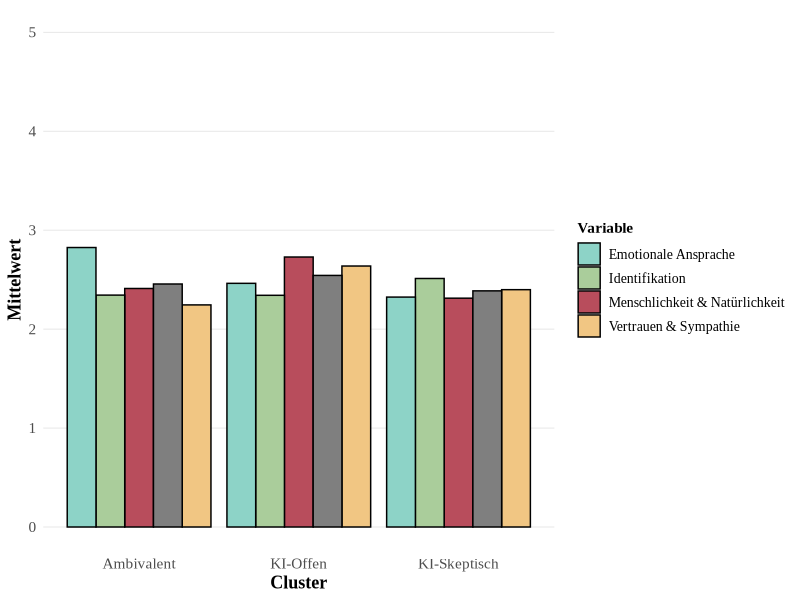
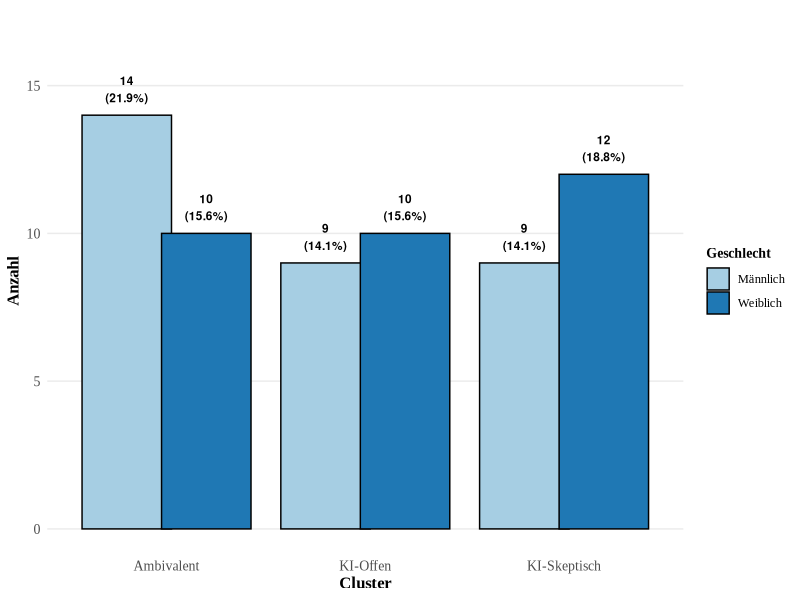
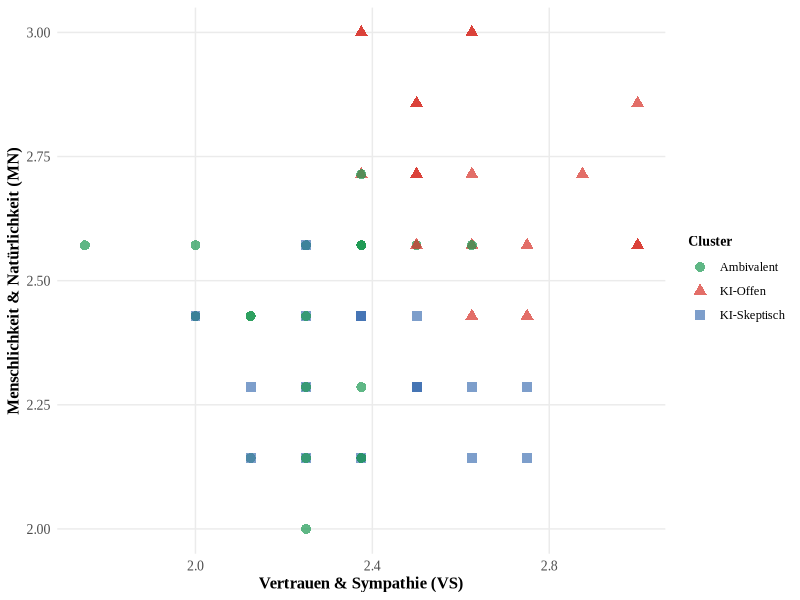
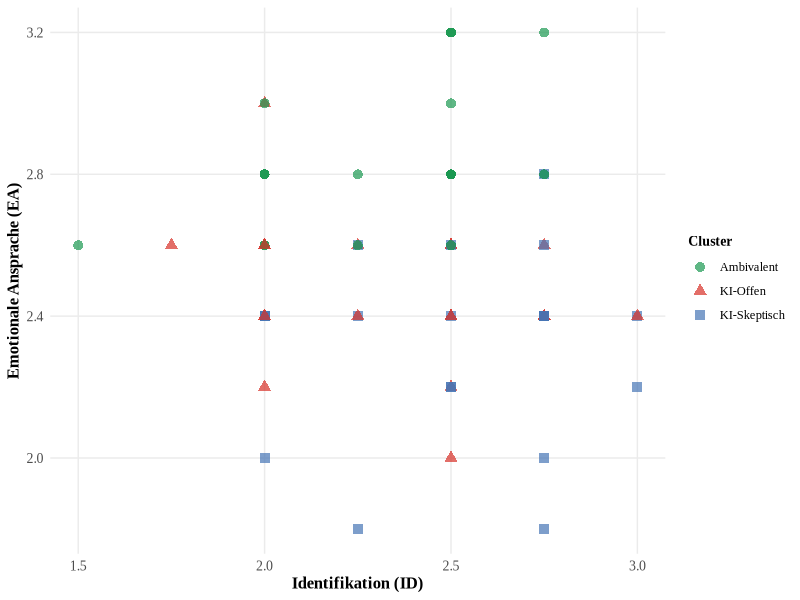
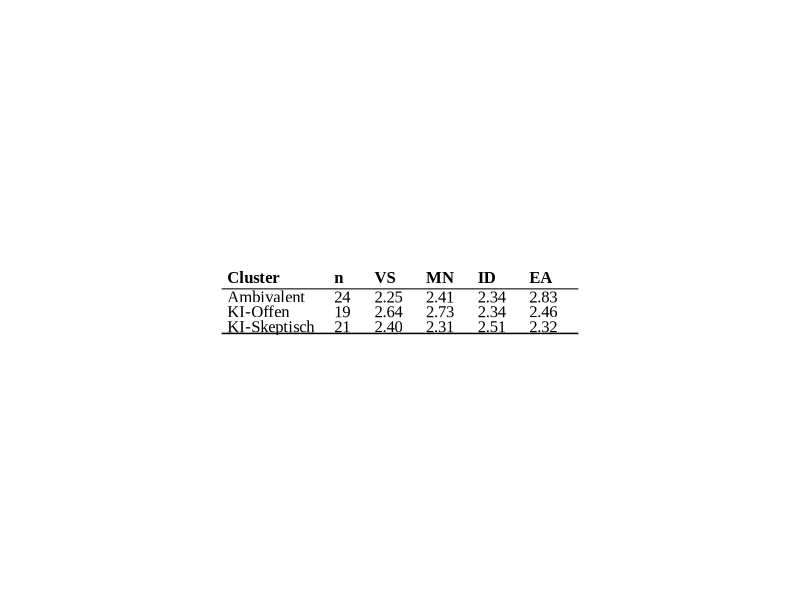

R code for these plots, in order:
# ================================================================================
# KI-SPEZIFISCHE CLUSTERANALYSE - KI-OFFEN, AMBIVALENT, KI-SKEPTISCH
# ================================================================================

# Load required libraries
library(dplyr)
library(ggplot2)
library(tidyr)
library(gridExtra)
library(grid)
library(gtable)
library(cluster)
library(RColorBrewer)
library(reshape2)

# ================================================================================
# DATEN LADEN UND VORBEREITEN
# ================================================================================

# Load real data from CSV
cat("Lade echte Daten aus Bereinigte Daten von WhatsApp Business.csv...\n")
data <- read.delim("organized/data/Bereinigte Daten von WhatsApp Business.csv", 
                   fileEncoding = "UTF-16LE", stringsAsFactors = FALSE)

cat("Daten erfolgreich geladen\n")
cat("Anzahl Zeilen:", nrow(data), "\n")
cat("Anzahl Spalten:", ncol(data), "\n")

# Filter for valid cases only (FINISHED = 1) and KI condition only (AB01 = 1)
ki_data <- data[data$FINISHED == 1 & data$AB01 == 1, ]
cat("KI-Daten gefiltert für FINISHED = 1 und AB01 = 1\n")
cat("Anzahl gültige KI-Fälle:", nrow(ki_data), "\n")

# Calculate composite scores for KI data
mn_cols <- c("MN01_01", "MN01_02", "MN01_03", "MN01_04", "MN01_05", "MN01_06", "MN01_07")
vs_cols <- c("VS01_01", "VS01_02", "VS01_03", "VS01_04", "VS01_05", "VS01_06", "VS01_07", "VS01_08")
ea_cols <- c("EA01_01", "EA01_02", "EA01_03", "EA01_04", "EA01_05")
id_cols <- c("ID01_01", "ID01_02", "ID01_03", "ID01_04")

# Create composite scores
ki_data$VS <- rowMeans(ki_data[, vs_cols], na.rm = TRUE)
ki_data$MN <- rowMeans(ki_data[, mn_cols], na.rm = TRUE)
ki_data$ID <- rowMeans(ki_data[, id_cols], na.rm = TRUE)
ki_data$EA <- rowMeans(ki_data[, ea_cols], na.rm = TRUE)

# Remove rows with missing values
ki_data <- ki_data[complete.cases(ki_data[, c("VS", "MN", "ID", "EA")]), ]
cat("Anzahl gültige KI-Fälle nach Missing-Value-Filter:", nrow(ki_data), "\n")

# Add gender variable from SO02 (Geschlecht)
ki_data$gender <- ki_data$SO02

# ================================================================================
# KI-SPEZIFISCHE CLUSTERANALYSE
# ================================================================================

cat("\n================================================================================\n")
cat("KI-SPEZIFISCHE CLUSTERANALYSE\n")
cat("================================================================================\n")

# Prepare data for clustering - only specified variables
cluster_vars <- c("VS", "MN", "ID", "EA")
ki_cluster_data <- ki_data[, cluster_vars]

# Standardize variables
ki_cluster_data_scaled <- scale(ki_cluster_data)

# Perform k-means clustering for 3 clusters
set.seed(123)
ki_kmeans_result <- kmeans(ki_cluster_data_scaled, centers = 3, nstart = 25)

# Add cluster assignments to KI data
ki_data$cluster_assigned <- ki_kmeans_result$cluster

# Calculate cluster means
ki_cluster_means <- ki_data %>%
  group_by(cluster_assigned) %>%
  summarise(
    n = n(),
    VS_mean = round(mean(VS), 3),
    MN_mean = round(mean(MN), 3),
    ID_mean = round(mean(ID), 3),
    EA_mean = round(mean(EA), 3)
  ) %>%
  ungroup()

# Dynamically assign cluster labels based on actual values (logical approach)
# Calculate overall mean for each cluster
ki_cluster_means$overall_mean <- (ki_cluster_means$VS_mean + ki_cluster_means$MN_mean + 
                                  ki_cluster_means$ID_mean + ki_cluster_means$EA_mean) / 4

# Sort clusters by overall mean (highest to lowest)
cluster_ranking <- order(ki_cluster_means$overall_mean, decreasing = TRUE)

# Assign labels based on ranking
ki_cluster_means$cluster_label <- case_when(
  ki_cluster_means$cluster_assigned == cluster_ranking[1] ~ "KI-Offen",      # Highest values
  ki_cluster_means$cluster_assigned == cluster_ranking[2] ~ "Ambivalent",    # Medium values
  ki_cluster_means$cluster_assigned == cluster_ranking[3] ~ "KI-Skeptisch"   # Lowest values
)

# Add cluster labels to main KI data
ki_data <- ki_data %>%
  left_join(ki_cluster_means %>% select(cluster_assigned, cluster_label), by = "cluster_assigned")

cat("\nCluster-Größen:\n")
print(table(ki_data$cluster_label))

cat("\nCluster-Mittelwerte:\n")
print(ki_cluster_means)

# ================================================================================
# GESCHLECHT PRO CLUSTER
# ================================================================================

# Calculate gender distribution per cluster
ki_gender_cluster <- ki_data %>%
  group_by(cluster_label, gender) %>%
  summarise(count = n(), .groups = 'drop') %>%
  mutate(
    gender_label = ifelse(gender == 1, "Männlich", "Weiblich"),
    percentage = round(count / sum(count) * 100, 1)
  )

cat("\nGeschlechterverteilung pro Cluster:\n")
print(ki_gender_cluster)

# ================================================================================
# VISUALISIERUNGEN
# ================================================================================

# Prepare data for bar plot
ki_means_long <- ki_cluster_means %>%
  select(-n) %>%
  gather(key = "Variable", value = "Mean", -cluster_assigned, -cluster_label) %>%
  mutate(
    Variable_label = case_when(
      Variable == "VS_mean" ~ "Vertrauen &\nSympathie",
      Variable == "MN_mean" ~ "Menschlichkeit &\nNatürlichkeit",
      Variable == "ID_mean" ~ "Identifikation",
      Variable == "EA_mean" ~ "Emotionale\nAnsprache"
    )
  )

# Create bar plot with better spacing - keep gaps between groups
p_ki_bar <- ggplot(ki_means_long, aes(x = cluster_label, y = Mean, fill = Variable)) +
  geom_bar(stat = "identity", position = position_dodge(width = 0.9), 
           color = "black", linewidth = 0.5) +
  scale_fill_manual(values = c("VS_mean" = "#f1c683", 
                               "MN_mean" = "#b84d5c", 
                               "ID_mean" = "#aacd9b",
                               "EA_mean" = "#8dd3c7"),
                    labels = c("VS_mean" = "Vertrauen & Sympathie",
                              "MN_mean" = "Menschlichkeit & Natürlichkeit",
                              "ID_mean" = "Identifikation",
                              "EA_mean" = "Emotionale Ansprache")) +
  labs(x = "Cluster",
       y = "Mittelwert",
       fill = "Variable") +
  theme_minimal() +
  theme(
    text = element_text(family = "Times New Roman"),
    axis.text = element_text(size = 11),
    axis.title = element_text(size = 13, face = "bold"),
    plot.title = element_text(size = 15, face = "bold", hjust = 0.5),
    legend.title = element_text(size = 11, face = "bold"),
    legend.text = element_text(size = 10),
    panel.grid.major.x = element_blank(),
    panel.grid.minor = element_blank(),
    panel.grid.major.y = element_line(color = "gray90", linewidth = 0.3),
    plot.background = element_rect(fill = "white", color = NA),
    panel.background = element_rect(fill = "white", color = NA),
    axis.text.x = element_text(angle = 0, hjust = 0.5)
  ) +
  ylim(0, 5) +
  scale_x_discrete(labels = c("KI-Offen" = "KI-Offen",
                             "Ambivalent" = "Ambivalent", 
                             "KI-Skeptisch" = "KI-Skeptisch"))

# Save bar plot
ggsave("organized/images/clustering/ki_specific_barplot.png", p_ki_bar, 
       width = 12, height = 8, dpi = 300, bg = "white")

# Create gender distribution plot
p_ki_gender <- ggplot(ki_gender_cluster, aes(x = cluster_label, y = count, fill = gender_label)) +
  geom_bar(stat = "identity", position = position_dodge(width = 0.8),
           color = "black", linewidth = 0.5) +
  geom_text(aes(label = paste0(count, "\n(", percentage, "%)")),
            position = position_dodge(width = 0.8),
            vjust = -0.5, size = 3, fontface = "bold") +
  scale_fill_brewer(palette = "Paired") +
  labs(x = "Cluster",
       y = "Anzahl",
       fill = "Geschlecht") +
  theme_minimal() +
  theme(
    text = element_text(family = "Times New Roman"),
    axis.text = element_text(size = 10),
    axis.title = element_text(size = 12, face = "bold"),
    plot.title = element_text(size = 14, face = "bold", hjust = 0.5),
    legend.title = element_text(size = 10, face = "bold"),
    legend.text = element_text(size = 9),
    panel.grid.major.x = element_blank(),
    panel.grid.minor = element_blank(),
    plot.background = element_rect(fill = "white", color = NA),
    panel.background = element_rect(fill = "white", color = NA)
  ) +
  ylim(0, max(ki_gender_cluster$count) * 1.2)

# Save gender plot
ggsave("organized/images/clustering/ki_gender_distribution.png", p_ki_gender, 
       width = 10, height = 8, dpi = 300, bg = "white")

# ================================================================================
# SCATTER PLOT ERSTELLEN
# ================================================================================

# Create scatter plot with VS vs MN
p_ki_scatter <- ggplot(ki_data, aes(x = VS, y = MN, color = cluster_label, shape = cluster_label)) +
  geom_point(size = 3, alpha = 0.7) +
  scale_color_manual(values = c("KI-Offen" = "#d73027", 
                                "Ambivalent" = "#1a9850", 
                                "KI-Skeptisch" = "#4575b4"),
                     labels = c("KI-Offen" = "KI-Offen",
                               "Ambivalent" = "Ambivalent",
                               "KI-Skeptisch" = "KI-Skeptisch")) +
  scale_shape_manual(values = c(16, 17, 15),
                     labels = c("KI-Offen" = "KI-Offen",
                               "Ambivalent" = "Ambivalent",
                               "KI-Skeptisch" = "KI-Skeptisch")) +
  labs(x = "Vertrauen & Sympathie (VS)",
       y = "Menschlichkeit & Natürlichkeit (MN)",
       color = "Cluster",
       shape = "Cluster") +
  theme_minimal() +
  theme(
    text = element_text(family = "Times New Roman"),
    axis.text = element_text(size = 10),
    axis.title = element_text(size = 12, face = "bold"),
    plot.title = element_text(size = 14, face = "bold", hjust = 0.5),
    legend.title = element_text(size = 10, face = "bold"),
    legend.text = element_text(size = 9),
    panel.grid.minor = element_blank(),
    plot.background = element_rect(fill = "white", color = NA),
    panel.background = element_rect(fill = "white", color = NA)
  )

# Save scatter plot
ggsave("organized/images/clustering/ki_specific_scatter.png", p_ki_scatter, 
       width = 10, height = 8, dpi = 300, bg = "white")

# Create additional scatter plot with ID vs EA
p_ki_scatter2 <- ggplot(ki_data, aes(x = ID, y = EA, color = cluster_label, shape = cluster_label)) +
  geom_point(size = 3, alpha = 0.7) +
  scale_color_manual(values = c("KI-Offen" = "#d73027", 
                                "Ambivalent" = "#1a9850", 
                                "KI-Skeptisch" = "#4575b4"),
                     labels = c("KI-Offen" = "KI-Offen",
                               "Ambivalent" = "Ambivalent",
                               "KI-Skeptisch" = "KI-Skeptisch")) +
  scale_shape_manual(values = c(16, 17, 15),
                     labels = c("KI-Offen" = "KI-Offen",
                               "Ambivalent" = "Ambivalent",
                               "KI-Skeptisch" = "KI-Skeptisch")) +
  labs(x = "Identifikation (ID)",
       y = "Emotionale Ansprache (EA)",
       color = "Cluster",
       shape = "Cluster") +
  theme_minimal() +
  theme(
    text = element_text(family = "Times New Roman"),
    axis.text = element_text(size = 10),
    axis.title = element_text(size = 12, face = "bold"),
    plot.title = element_text(size = 14, face = "bold", hjust = 0.5),
    legend.title = element_text(size = 10, face = "bold"),
    legend.text = element_text(size = 9),
    panel.grid.minor = element_blank(),
    plot.background = element_rect(fill = "white", color = NA),
    panel.background = element_rect(fill = "white", color = NA)
  )

# Save second scatter plot
ggsave("organized/images/clustering/ki_specific_scatter_id_ea.png", p_ki_scatter2, 
       width = 10, height = 8, dpi = 300, bg = "white")

# ================================================================================
# APA-TABELLE ERSTELLEN
# ================================================================================

# Create APA-style KI cluster table
ki_apa_table <- data.frame(
  Cluster = ki_cluster_means$cluster_label,
  n = ki_cluster_means$n,
  VS = sprintf("%.2f", ki_cluster_means$VS_mean),
  MN = sprintf("%.2f", ki_cluster_means$MN_mean),
  ID = sprintf("%.2f", ki_cluster_means$ID_mean),
  EA = sprintf("%.2f", ki_cluster_means$EA_mean)
)

# Create APA-style table with proper borders and left alignment
ki_apa_grob <- tableGrob(
  ki_apa_table,
  rows = NULL,
  theme = ttheme_default(
    base_family = "Times New Roman",
    base_size = 12,
    core = list(
      fg_params = list(hjust = 0, x = 0.05),
      bg_params = list(fill = NA),
      padding = unit(c(6, 1), "mm")
    ),
    colhead = list(
      fg_params = list(fontface = "bold", hjust = 0, x = 0.05),
      bg_params = list(fill = NA),
      padding = unit(c(2, 1), "mm")
    ),
    rowhead = list(
      fg_params = list(hjust = 0, x = 0.05),
      bg_params = list(fill = NA),
      padding = unit(c(6, 1), "mm")
    )
  )
)

# Add borders to match demographic correlations style
ki_apa_grob <- gtable_add_grob(
  ki_apa_grob,
  grobs = segmentsGrob(
    x0 = unit(0, "npc"),
    y0 = unit(0, "npc"),
    x1 = unit(1, "npc"),
    y1 = unit(0, "npc"),
    gp = gpar(lwd = 2)
  ),
  t = 1, b = 1, l = 1, r = ncol(ki_apa_table)
)

# Adjust header height to prevent cutoff
ki_apa_grob$heights[1] <- unit(6, "mm")

# Add bottom border - make it more visible
ki_apa_grob <- gtable_add_grob(
  ki_apa_grob,
  grobs = segmentsGrob(
    x0 = unit(0, "npc"),
    y0 = unit(0, "npc"),
    x1 = unit(1, "npc"),
    y1 = unit(0, "npc"),
    gp = gpar(lwd = 3, col = "black")
  ),
  t = nrow(ki_apa_table) + 1, b = nrow(ki_apa_table) + 1, l = 1, r = ncol(ki_apa_table)
)

# Save APA table with minimal whitespace and no note
png("organized/images/clustering/ki_specific_apa.png", width = 1200, height = 250, res = 300, bg = "white")

# Draw table directly
grid.newpage()
grid.draw(ki_apa_grob)

dev.off()

# ================================================================================
# ERGEBNISSE AUSGEBEN
# ================================================================================

cat("\n================================================================================\n")
cat("KI-SPEZIFISCHE CLUSTERANALYSE ERSTELLT:\n")
cat("================================================================================\n")
cat("• ki_specific_barplot.png (Balkendiagramm KI-Cluster)\n")
cat("• ki_specific_scatter.png (Scatter Plot VS vs MN)\n")
cat("• ki_specific_scatter_id_ea.png (Scatter Plot ID vs EA)\n")
cat("• ki_gender_distribution.png (Geschlechterverteilung)\n")
cat("• ki_specific_apa.png (APA-Tabelle KI-Cluster)\n")
cat("• KI-Fälle analysiert:", nrow(ki_data), "\n")
cat("• Abbrüche ausgeschlossen (FINISHED = 0)\n")
cat("• Nur KI-Bedingung (AB01 = 2)\n")
cat("================================================================================\n") 